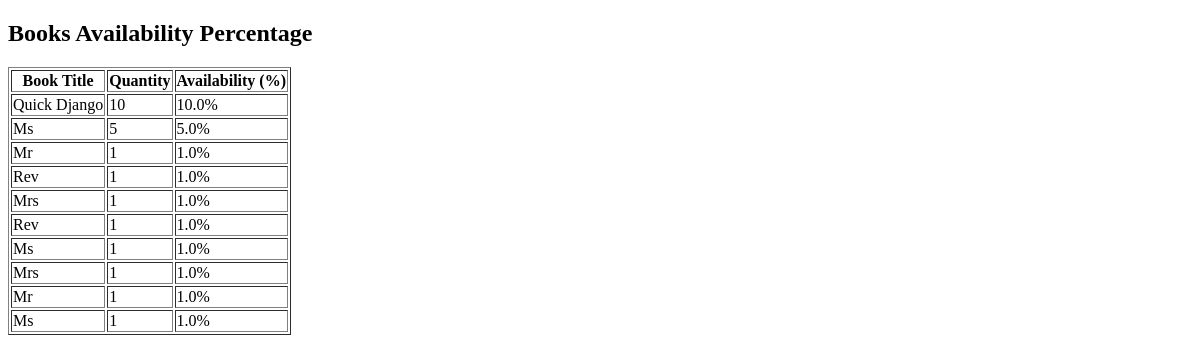
Page /books/lab9/task1 on the earlier database version.
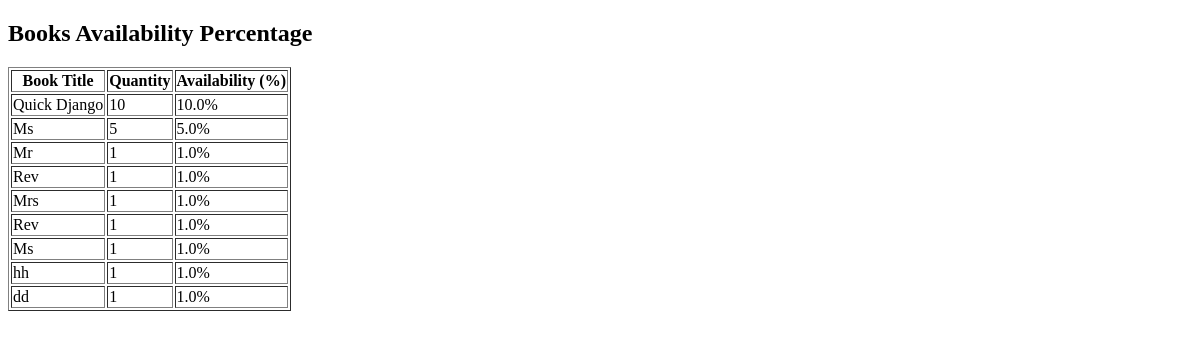
Same page on the later database version.
### apps/bookmodule/models.py (models this page shows)
class Book(models.Model):
    title = models.CharField(max_length=100)
    author = models.CharField(max_length=100, default='Unknown')
    price = models.FloatField(default=0.0)
    quantity = models.IntegerField(default=1)
    pubdate = models.DateTimeField(auto_now_add=True, null=True, blank=True)
    rating = models.SmallIntegerField(default=1)
    publisher = models.ForeignKey(Publisher, null=True, on_delete=models.SET_NULL)
    authors = models.ManyToManyField(Author)

### apps/bookmodule/views.py (the view)
# urls.py: path('lab9/task1', views.lab9_task1),
def lab9_task1(request):
    books = Book.objects.annotate(
        availability=ExpressionWrapper(F('quantity') * 1.0 / 100 * 100, output_field=FloatField())
    )
    return render(request, 'bookmodule/lab9_task1.html', {'books': books})

### apps/templates/bookmodule/lab9_task1.html
<!DOCTYPE html>
<html>
<head><title>Lab 9 - Task 1</title></head>
<body>
    <h2>Books Availability Percentage</h2>
    <table border="1">
        <tr>
            <th>Book Title</th>
            <th>Quantity</th>
            <th>Availability (%)</th>
        </tr>
        {% for book in books %}
        <tr>
            <td>{{ book.title }}</td>
            <td>{{ book.quantity }}</td>
            <td>{{ book.availability }}%</td>
        </tr>
        {% endfor %}
    </table>
</body>
</html>

Differences in the rows shown:
removed Book: title "Ms", quantity "1", availability "1.0"
changed Book (number 8 of 9 on the later page): title "Mrs" → "hh"
changed Book (number 9 of 9 on the later page): title "Mr" → "dd"
